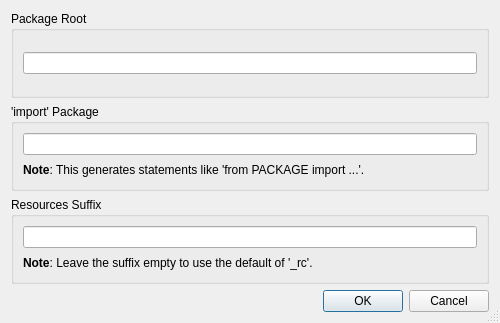
<?xml version="1.0" encoding="UTF-8"?>
<ui version="4.0">
 <class>UicCompilerOptionsDialog</class>
 <widget class="QDialog" name="UicCompilerOptionsDialog">
  <property name="geometry">
   <rect>
    <x>0</x>
    <y>0</y>
    <width>500</width>
    <height>323</height>
   </rect>
  </property>
  <property name="windowTitle">
   <string>uic Compiler Options</string>
  </property>
  <property name="sizeGripEnabled">
   <bool>true</bool>
  </property>
  <layout class="QVBoxLayout" name="verticalLayout_4">
   <item>
    <widget class="QGroupBox" name="groupBox">
     <property name="title">
      <string>Package Root</string>
     </property>
     <layout class="QVBoxLayout" name="verticalLayout_3">
      <item>
       <widget class="QLineEdit" name="packageRootEdit">
        <property name="toolTip">
         <string>Enter the project relative path of the packages root directory</string>
        </property>
        <property name="clearButtonEnabled">
         <bool>true</bool>
        </property>
       </widget>
      </item>
     </layout>
    </widget>
   </item>
   <item>
    <widget class="QGroupBox" name="packageGroup">
     <property name="title">
      <string>'import' Package</string>
     </property>
     <layout class="QVBoxLayout" name="verticalLayout_2">
      <item>
       <widget class="QLineEdit" name="packageEdit">
        <property name="toolTip">
         <string>Enter the package name</string>
        </property>
        <property name="clearButtonEnabled">
         <bool>true</bool>
        </property>
       </widget>
      </item>
      <item>
       <widget class="QLabel" name="label_2">
        <property name="text">
         <string>&lt;b&gt;Note&lt;/b&gt;: This generates statements like 'from PACKAGE import ...'.</string>
        </property>
        <property name="wordWrap">
         <bool>true</bool>
        </property>
       </widget>
      </item>
     </layout>
    </widget>
   </item>
   <item>
    <widget class="QGroupBox" name="suffixGroup">
     <property name="title">
      <string>Resources Suffix</string>
     </property>
     <layout class="QVBoxLayout" name="verticalLayout">
      <item>
       <widget class="QLineEdit" name="suffixEdit">
        <property name="toolTip">
         <string>Enter the suffix of compiled resource files (default: _rc)</string>
        </property>
        <property name="clearButtonEnabled">
         <bool>true</bool>
        </property>
       </widget>
      </item>
      <item>
       <widget class="QLabel" name="label_4">
        <property name="text">
         <string>&lt;b&gt;Note&lt;/b&gt;: Leave the suffix empty to use the default of '_rc'.</string>
        </property>
        <property name="wordWrap">
         <bool>true</bool>
        </property>
       </widget>
      </item>
     </layout>
    </widget>
   </item>
   <item>
    <widget class="QDialogButtonBox" name="buttonBox">
     <property name="orientation">
      <enum>Qt::Horizontal</enum>
     </property>
     <property name="standardButtons">
      <set>QDialogButtonBox::Cancel|QDialogButtonBox::Ok</set>
     </property>
    </widget>
   </item>
  </layout>
 </widget>
 <tabstops>
  <tabstop>packageRootEdit</tabstop>
  <tabstop>packageEdit</tabstop>
  <tabstop>suffixEdit</tabstop>
 </tabstops>
 <resources/>
 <connections>
  <connection>
   <sender>buttonBox</sender>
   <signal>accepted()</signal>
   <receiver>UicCompilerOptionsDialog</receiver>
   <slot>accept()</slot>
   <hints>
    <hint type="sourcelabel">
     <x>248</x>
     <y>254</y>
    </hint>
    <hint type="destinationlabel">
     <x>157</x>
     <y>274</y>
    </hint>
   </hints>
  </connection>
  <connection>
   <sender>buttonBox</sender>
   <signal>rejected()</signal>
   <receiver>UicCompilerOptionsDialog</receiver>
   <slot>reject()</slot>
   <hints>
    <hint type="sourcelabel">
     <x>316</x>
     <y>260</y>
    </hint>
    <hint type="destinationlabel">
     <x>286</x>
     <y>274</y>
    </hint>
   </hints>
  </connection>
 </connections>
</ui>
